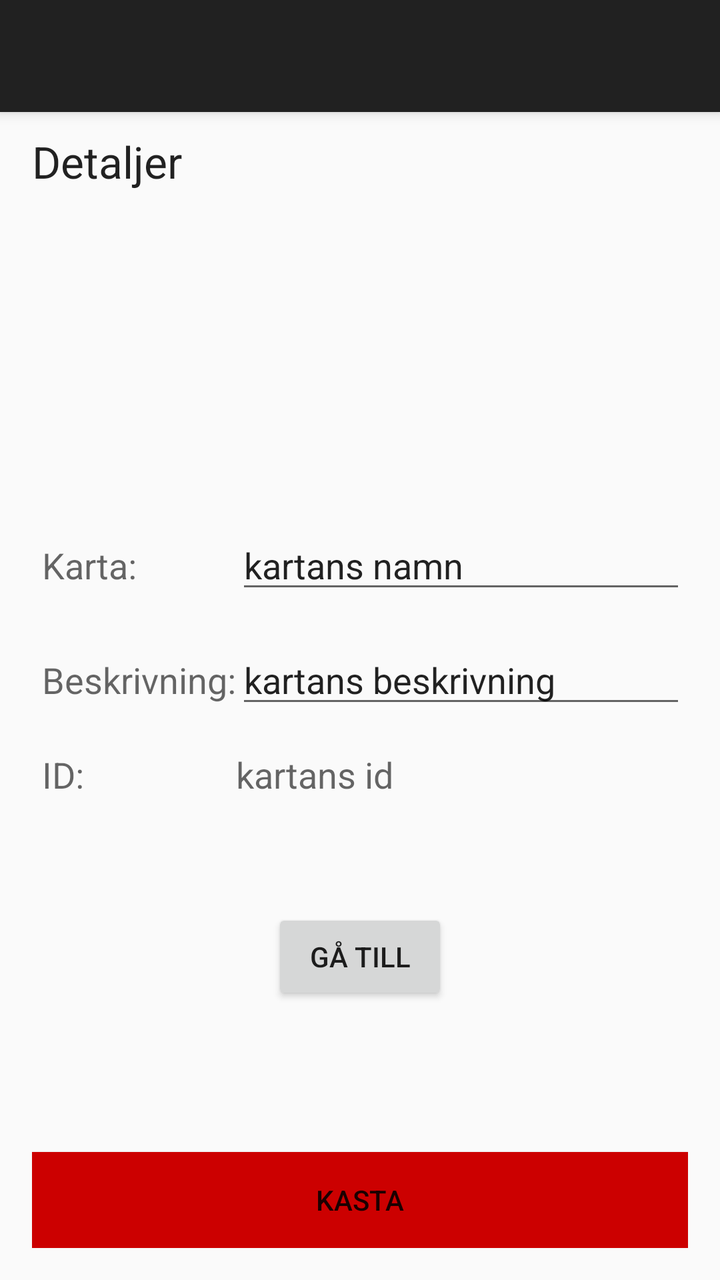
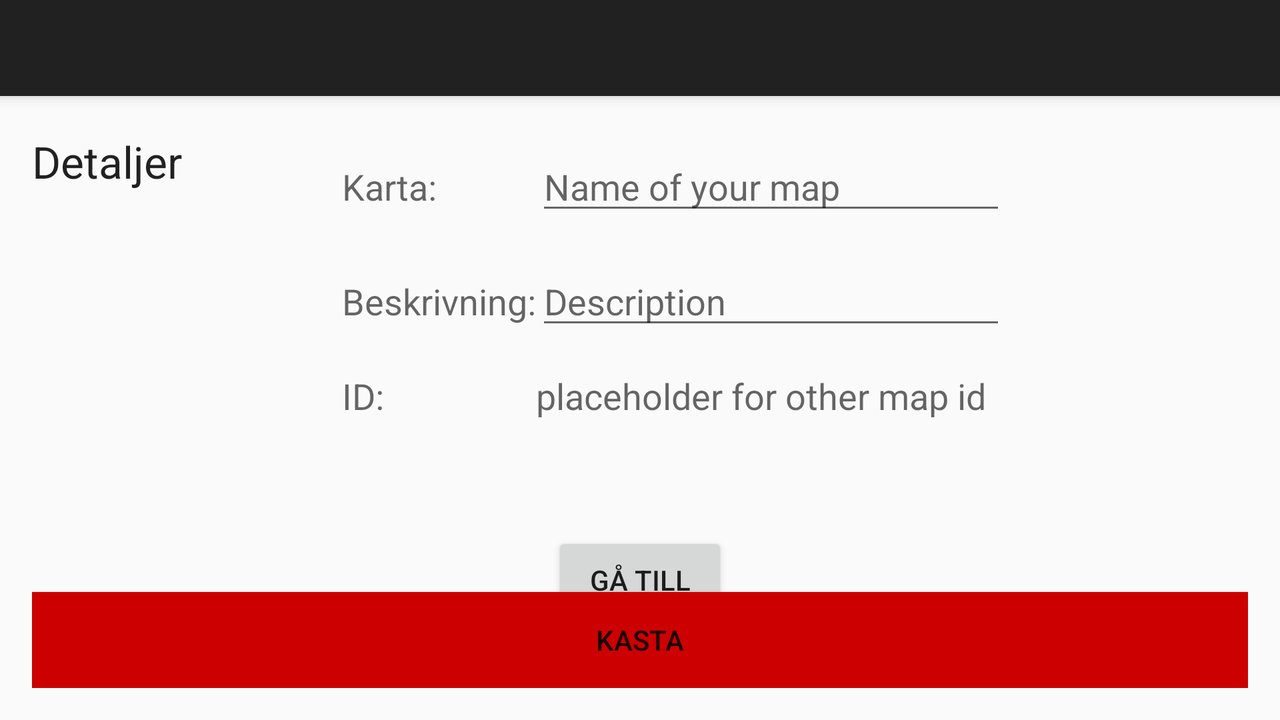

Compare how this app lays out the same screen by default and in its alternative resource folder. The renders come first, then the two layout files and the values they reference.
<!-- AndroidManifest.xml: application theme AppTheme -->
<!-- res/layout/map_details.xml -->
<?xml version="1.0" encoding="utf-8"?>
<androidx.coordinatorlayout.widget.CoordinatorLayout xmlns:android="http://schemas.android.com/apk/res/android"
    xmlns:app="http://schemas.android.com/apk/res-auto"
    android:layout_width="match_parent"
    android:layout_height="match_parent"
    android:fitsSystemWindows="true">

    <com.google.android.material.appbar.AppBarLayout
        android:layout_width="match_parent"
        android:layout_height="wrap_content"
        android:theme="@style/AppTheme.AppBarOverlay">

        <androidx.appcompat.widget.Toolbar
            android:id="@+id/toolbar_map_details"
            android:layout_width="match_parent"
            android:layout_height="?attr/actionBarSize"
            android:background="?attr/colorPrimary"
            app:popupTheme="@style/AppTheme.PopupOverlay" />

    </com.google.android.material.appbar.AppBarLayout>

<RelativeLayout xmlns:android="http://schemas.android.com/apk/res/android"
    android:layout_width="match_parent"
    android:layout_height="match_parent"
    android:padding="@dimen/nav_header_vertical_spacing"
    android:layout_marginTop="@dimen/Action_Bar_height"
    >

    <Button
        android:id="@+id/btn_delete_map_object"
        android:layout_width="fill_parent"
        android:layout_height="wrap_content"
        android:layout_alignParentBottom="true"
        android:background="@android:color/holo_red_dark"
        android:text="@string/delete" />

    <LinearLayout android:layout_width="match_parent"
        android:layout_height="match_parent"
        android:orientation="vertical"
        android:layout_above="@id/btn_delete_map_object">
        <TextView
            android:id="@+id/textView_mapdetails"
            android:layout_width="wrap_content"
            android:layout_height="wrap_content"
            android:text="@string/Map_details_heading"
            android:textAppearance="?android:attr/textAppearanceLarge" />


        <ImageView
            android:id="@+id/map_image_view_in_details"
            android:layout_width="150dp"
            android:layout_height="150dp"
            android:layout_margin="5dp"
            />


        <TableLayout
            android:id="@+id/table_layout"
            android:layout_width="match_parent"
            android:layout_height="wrap_content" >


            <TableRow
                android:id="@+id/tableRow1"
                android:layout_width="wrap_content"
                android:layout_height="wrap_content"
                android:padding="5dp"
                android:layout_marginBottom="@dimen/map_vertical_margin">

                <TextView
                    android:id="@+id/textView_mapname"
                    android:layout_width="wrap_content"
                    android:layout_height="wrap_content"
                    android:text="@string/Map_details_name"
                    android:textAppearance="?android:attr/textAppearanceMedium" />

                <EditText
                    android:id="@+id/textView_insert_mapname"
                    android:layout_width="wrap_content"
                    android:layout_height="wrap_content"
                    android:hint="Name of your map"
                    android:textAppearance="?android:attr/textAppearanceMedium"
                    android:text="kartans namn" />

            </TableRow>

            <TableRow
                android:id="@+id/tableRow2"
                android:layout_width="wrap_content"
                android:layout_height="wrap_content"
                android:padding="5dp"
                android:layout_marginBottom="@dimen/map_vertical_margin">


                <TextView
                    android:id="@+id/textView_desc"
                    android:layout_width="wrap_content"
                    android:layout_height="wrap_content"
                    android:text="@string/Map_details_desc"
                    android:textAppearance="?android:attr/textAppearanceMedium" />

                <EditText
                    android:id="@+id/textView_insert_desc"
                    android:layout_width="wrap_content"
                    android:layout_height="wrap_content"
                    android:hint="Description"
                    android:textAppearance="?android:attr/textAppearanceMedium"
                    android:text="kartans beskrivning" />

            </TableRow>

            <TableRow>
            <TextView
                android:id="@+id/textView_otherinfo"
                android:layout_width="wrap_content"
                android:layout_height="wrap_content"
                android:text="@string/map_details_id"
                android:textAppearance="?android:attr/textAppearanceMedium"
                android:padding="5dp" />

            <TextView
                android:id="@+id/textView_otherinfo_insert"
                android:layout_width="wrap_content"
                android:layout_height="wrap_content"
                android:textAppearance="?android:attr/textAppearanceMedium"
                android:hint="placeholder for other map id"
                android:padding="5dp"
                android:text="kartans id" />
            </TableRow>
        </TableLayout>



        <Button
            android:layout_marginTop="@dimen/Action_Bar_height"
            android:layout_width="wrap_content"
            android:layout_height="wrap_content"
            android:text="@string/go_to"
            android:id="@+id/button_go_to_map"
            android:layout_gravity="center" />

    </LinearLayout>

</RelativeLayout>

</androidx.coordinatorlayout.widget.CoordinatorLayout>
<!-- resources referenced by this layout -->
<resources>
  <dimen name="Action_Bar_height">50dp</dimen>
  <dimen name="map_vertical_margin">6dp</dimen>
  <dimen name="nav_header_vertical_spacing">16dp</dimen>
  <string name="Map_details_desc">Beskrivning: </string>
  <string name="Map_details_heading">Detaljer</string>
  <string name="Map_details_name">Karta: </string>
  <string name="delete">Kasta</string>
  <string name="go_to">Gå till</string>
  <string name="map_details_id">ID: </string>
  <style name="AppTheme.AppBarOverlay" parent="ThemeOverlay.AppCompat.Dark.ActionBar" />
  <style name="AppTheme.PopupOverlay" parent="ThemeOverlay.AppCompat.Dark" />
  <style name="AppTheme" parent="Base.Theme.AppCompat.Light.DarkActionBar">
          
          <item name="windowActionBar">false</item>
          <item name="windowNoTitle">true</item>
      </style>
  
      //text
</resources>
<!-- res/layout-land/map_details.xml (the repository's variant of the layout above) -->
<!-- drawn on the phone turned sideways -->
<?xml version="1.0" encoding="utf-8"?>
<android.support.design.widget.CoordinatorLayout xmlns:android="http://schemas.android.com/apk/res/android"
    xmlns:app="http://schemas.android.com/apk/res-auto"
    android:layout_width="match_parent"
    android:layout_height="match_parent"
    android:fitsSystemWindows="true">

    <android.support.design.widget.AppBarLayout
        android:layout_width="match_parent"
        android:layout_height="wrap_content"
        android:theme="@style/AppTheme.AppBarOverlay">

        <android.support.v7.widget.Toolbar
            android:id="@+id/toolbar_map_details"
            android:layout_width="match_parent"
            android:layout_height="?attr/actionBarSize"
            android:background="?attr/colorPrimary"
            app:popupTheme="@style/AppTheme.PopupOverlay" />

    </android.support.design.widget.AppBarLayout>

<RelativeLayout
    android:layout_width="match_parent"
    android:layout_height="match_parent"
    android:padding="@dimen/nav_header_vertical_spacing"
    android:layout_marginTop="@dimen/Action_Bar_height"
    >

    <Button
        android:id="@+id/btn_delete_map_objectbtn_back_to_maps"
        android:layout_width="fill_parent"
        android:layout_height="wrap_content"
        android:layout_alignParentBottom="true"
        android:background="@android:color/holo_red_dark"
        android:text="@string/delete" />

    <RelativeLayout android:layout_width="match_parent"
        android:layout_height="match_parent"
        android:orientation="horizontal"
        android:layout_alignParentLeft="true"
        android:layout_alignParentStart="true">

        <ImageView
            android:id="@+id/map_image_view_in_details"
            android:layout_width="150dp"
            android:layout_height="150dp"

            android:layout_below="@+id/textView_mapdetails"
            android:layout_alignParentLeft="true"
            android:layout_alignParentStart="true" />

        <Button
            android:id="@+id/button_go_to_map"
            android:layout_width="wrap_content"
            android:layout_height="wrap_content"
            android:layout_below="@+id/table_layout"
            android:layout_centerHorizontal="true"
            android:layout_gravity="center"
            android:layout_marginTop="51dp"
            android:layout_marginBottom="25dp"
            android:text="@string/go_to" />

        <TextView
            android:id="@+id/textView_mapdetails"
            android:layout_width="wrap_content"
            android:layout_height="wrap_content"
            android:text="@string/Map_details_heading"
            android:textAppearance="?android:attr/textAppearanceLarge" />


        <TableLayout
            android:id="@+id/table_layout"
            android:layout_width="match_parent"
            android:layout_height="wrap_content"
            android:layout_toRightOf="@+id/map_image_view_in_details"
            android:layout_toEndOf="@+id/map_image_view_in_details">


            <TableRow
                android:id="@+id/tableRow1"
                android:layout_width="wrap_content"
                android:layout_height="wrap_content"
                android:padding="5dp"
                android:layout_marginBottom="@dimen/map_vertical_margin">

                <TextView
                    android:id="@+id/textView_mapname"
                    android:layout_width="wrap_content"
                    android:layout_height="wrap_content"
                    android:text="@string/Map_details_name"
                    android:textAppearance="?android:attr/textAppearanceMedium" />

                <EditText
                    android:id="@+id/textView_insert_mapname"
                    android:layout_width="wrap_content"
                    android:layout_height="wrap_content"
                    android:hint="Name of your map"
                    android:textAppearance="?android:attr/textAppearanceMedium"
                    android:inputType="text" />

            </TableRow>

            <TableRow
                android:id="@+id/tableRow2"
                android:layout_width="wrap_content"
                android:layout_height="wrap_content"
                android:padding="5dp"
                android:layout_marginBottom="@dimen/map_vertical_margin">


                <TextView
                    android:id="@+id/textView_desc"
                    android:layout_width="wrap_content"
                    android:layout_height="wrap_content"
                    android:text="@string/Map_details_desc"
                    android:textAppearance="?android:attr/textAppearanceMedium" />

                <EditText
                    android:id="@+id/textView_insert_desc"
                    android:layout_width="wrap_content"
                    android:layout_height="wrap_content"
                    android:hint="Description"
                    android:textAppearance="?android:attr/textAppearanceMedium" />

            </TableRow>

            <TableRow>
            <TextView
                android:id="@+id/textView_otherinfo"
                android:layout_width="wrap_content"
                android:layout_height="wrap_content"
                android:text="@string/map_details_id"
                android:textAppearance="?android:attr/textAppearanceMedium"
                android:padding="5dp" />

            <TextView
                android:id="@+id/textView_otherinfo_insert"
                android:layout_width="wrap_content"
                android:layout_height="wrap_content"
                android:textAppearance="?android:attr/textAppearanceMedium"
                android:hint="placeholder for other map id"
                android:padding="5dp" />
            </TableRow>


        </TableLayout>




    </RelativeLayout>

</RelativeLayout>

</android.support.design.widget.CoordinatorLayout>
